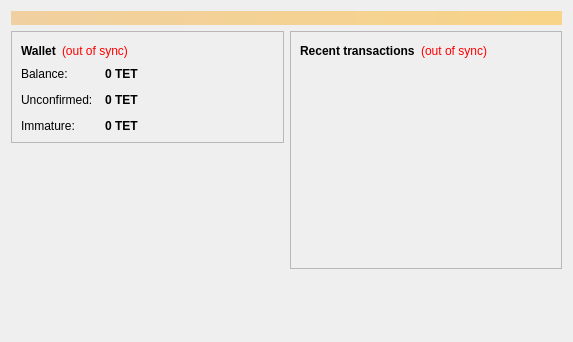
<?xml version="1.0" encoding="UTF-8"?>
<ui version="4.0">
 <class>OverviewPage</class>
 <widget class="QWidget" name="OverviewPage">
  <property name="geometry">
   <rect>
    <x>0</x>
    <y>0</y>
    <width>573</width>
    <height>342</height>
   </rect>
  </property>
  <property name="maximumSize">
   <size>
    <width>627</width>
    <height>16777215</height>
   </size>
  </property>
  <property name="windowTitle">
   <string>Form</string>
  </property>
  <layout class="QVBoxLayout" name="topLayout">
   <item>
    <widget class="QLabel" name="labelAlerts">
     <property name="visible">
      <bool>false</bool>
     </property>
     <property name="styleSheet">
      <string notr="true">background-color: qlineargradient(x1: 0, y1: 0, x2: 1, y2: 0, stop:0 #F0D0A0, stop:1 #F8D488); color:#000000;</string>
     </property>
     <property name="wordWrap">
      <bool>true</bool>
     </property>
     <property name="margin">
      <number>3</number>
     </property>
    </widget>
   </item>
   <item>
    <layout class="QHBoxLayout" name="horizontalLayout" stretch="1,1">
     <item>
      <layout class="QVBoxLayout" name="verticalLayout_2">
       <item>
        <widget class="QFrame" name="frame">
         <property name="frameShape">
          <enum>QFrame::StyledPanel</enum>
         </property>
         <property name="frameShadow">
          <enum>QFrame::Raised</enum>
         </property>
         <layout class="QVBoxLayout" name="verticalLayout_4">
          <item>
           <layout class="QHBoxLayout" name="horizontalLayout_4">
            <item>
             <widget class="QLabel" name="label_5">
              <property name="font">
               <font>
                <weight>75</weight>
                <bold>true</bold>
               </font>
              </property>
              <property name="text">
               <string>Wallet</string>
              </property>
             </widget>
            </item>
            <item>
             <widget class="QLabel" name="labelWalletStatus">
              <property name="toolTip">
               <string>The displayed information may be out of date. Your wallet automatically synchronizes with the Tetcoin network after a connection is established, but this process has not completed yet.</string>
              </property>
              <property name="styleSheet">
               <string notr="true">QLabel { color: red; }</string>
              </property>
              <property name="text">
               <string notr="true">(out of sync)</string>
              </property>
              <property name="alignment">
               <set>Qt::AlignLeading|Qt::AlignLeft|Qt::AlignVCenter</set>
              </property>
             </widget>
            </item>
            <item>
             <spacer name="horizontalSpacer_2">
              <property name="orientation">
               <enum>Qt::Horizontal</enum>
              </property>
              <property name="sizeHint" stdset="0">
               <size>
                <width>40</width>
                <height>20</height>
               </size>
              </property>
             </spacer>
            </item>
           </layout>
          </item>
          <item>
           <layout class="QFormLayout" name="formLayout_2">
            <property name="fieldGrowthPolicy">
             <enum>QFormLayout::AllNonFixedFieldsGrow</enum>
            </property>
            <property name="horizontalSpacing">
             <number>12</number>
            </property>
            <property name="verticalSpacing">
             <number>12</number>
            </property>
            <item row="0" column="0">
             <widget class="QLabel" name="label">
              <property name="text">
               <string>Balance:</string>
              </property>
             </widget>
            </item>
            <item row="0" column="1">
             <widget class="QLabel" name="labelBalance">
              <property name="font">
               <font>
                <weight>75</weight>
                <bold>true</bold>
               </font>
              </property>
              <property name="cursor">
               <cursorShape>IBeamCursor</cursorShape>
              </property>
              <property name="toolTip">
               <string>Your current balance</string>
              </property>
              <property name="text">
               <string notr="true">0 TET</string>
              </property>
              <property name="textInteractionFlags">
               <set>Qt::LinksAccessibleByMouse|Qt::TextSelectableByKeyboard|Qt::TextSelectableByMouse</set>
              </property>
             </widget>
            </item>
            <item row="1" column="0">
             <widget class="QLabel" name="label_3">
              <property name="text">
               <string>Unconfirmed:</string>
              </property>
             </widget>
            </item>
            <item row="1" column="1">
             <widget class="QLabel" name="labelUnconfirmed">
              <property name="font">
               <font>
                <weight>75</weight>
                <bold>true</bold>
               </font>
              </property>
              <property name="cursor">
               <cursorShape>IBeamCursor</cursorShape>
              </property>
              <property name="toolTip">
               <string>Total of transactions that have yet to be confirmed, and do not yet count toward the current balance</string>
              </property>
              <property name="text">
               <string notr="true">0 TET</string>
              </property>
              <property name="textInteractionFlags">
               <set>Qt::LinksAccessibleByMouse|Qt::TextSelectableByKeyboard|Qt::TextSelectableByMouse</set>
              </property>
             </widget>
            </item>
            <item row="2" column="0">
             <widget class="QLabel" name="labelImmatureText">
              <property name="text">
               <string>Immature:</string>
              </property>
             </widget>
            </item>
            <item row="2" column="1">
             <widget class="QLabel" name="labelImmature">
              <property name="font">
               <font>
                <weight>75</weight>
                <bold>true</bold>
               </font>
              </property>
              <property name="toolTip">
               <string>Mined balance that has not yet matured</string>
              </property>
              <property name="text">
               <string notr="true">0 TET</string>
              </property>
              <property name="textInteractionFlags">
               <set>Qt::LinksAccessibleByMouse|Qt::TextSelectableByKeyboard|Qt::TextSelectableByMouse</set>
              </property>
             </widget>
            </item>
           </layout>
          </item>
         </layout>
        </widget>
       </item>
       <item>
        <widget class="QLabel" name="label_2">
         <property name="text">
          <string/>
         </property>
         <property name="pixmap">
          <pixmap resource="../bitcoin.qrc">:/images/logo_small</pixmap>
         </property>
        </widget>
       </item>
       <item>
        <spacer name="verticalSpacer">
         <property name="orientation">
          <enum>Qt::Vertical</enum>
         </property>
         <property name="sizeHint" stdset="0">
          <size>
           <width>20</width>
           <height>40</height>
          </size>
         </property>
        </spacer>
       </item>
      </layout>
     </item>
     <item>
      <layout class="QVBoxLayout" name="verticalLayout_3">
       <item>
        <widget class="QFrame" name="frame_2">
         <property name="frameShape">
          <enum>QFrame::StyledPanel</enum>
         </property>
         <property name="frameShadow">
          <enum>QFrame::Raised</enum>
         </property>
         <layout class="QVBoxLayout" name="verticalLayout">
          <item>
           <layout class="QHBoxLayout" name="horizontalLayout_2">
            <item>
             <widget class="QLabel" name="label_4">
              <property name="text">
               <string>&lt;b&gt;Recent transactions&lt;/b&gt;</string>
              </property>
             </widget>
            </item>
            <item>
             <widget class="QLabel" name="labelTransactionsStatus">
              <property name="toolTip">
               <string>The displayed information may be out of date. Your wallet automatically synchronizes with the Tetcoin network after a connection is established, but this process has not completed yet.</string>
              </property>
              <property name="styleSheet">
               <string notr="true">QLabel { color: red; }</string>
              </property>
              <property name="text">
               <string notr="true">(out of sync)</string>
              </property>
              <property name="alignment">
               <set>Qt::AlignRight|Qt::AlignTrailing|Qt::AlignVCenter</set>
              </property>
             </widget>
            </item>
            <item>
             <spacer name="horizontalSpacer">
              <property name="orientation">
               <enum>Qt::Horizontal</enum>
              </property>
              <property name="sizeHint" stdset="0">
               <size>
                <width>40</width>
                <height>20</height>
               </size>
              </property>
             </spacer>
            </item>
           </layout>
          </item>
          <item>
           <widget class="QListView" name="listTransactions">
            <property name="styleSheet">
             <string notr="true">QListView { background: transparent; }</string>
            </property>
            <property name="frameShape">
             <enum>QFrame::NoFrame</enum>
            </property>
            <property name="verticalScrollBarPolicy">
             <enum>Qt::ScrollBarAlwaysOff</enum>
            </property>
            <property name="horizontalScrollBarPolicy">
             <enum>Qt::ScrollBarAlwaysOff</enum>
            </property>
            <property name="selectionMode">
             <enum>QAbstractItemView::NoSelection</enum>
            </property>
           </widget>
          </item>
         </layout>
        </widget>
       </item>
       <item>
        <spacer name="verticalSpacer_2">
         <property name="orientation">
          <enum>Qt::Vertical</enum>
         </property>
         <property name="sizeHint" stdset="0">
          <size>
           <width>20</width>
           <height>40</height>
          </size>
         </property>
        </spacer>
       </item>
      </layout>
     </item>
    </layout>
   </item>
  </layout>
 </widget>
 <resources>
  <include location="../bitcoin.qrc"/>
 </resources>
 <connections/>
</ui>
